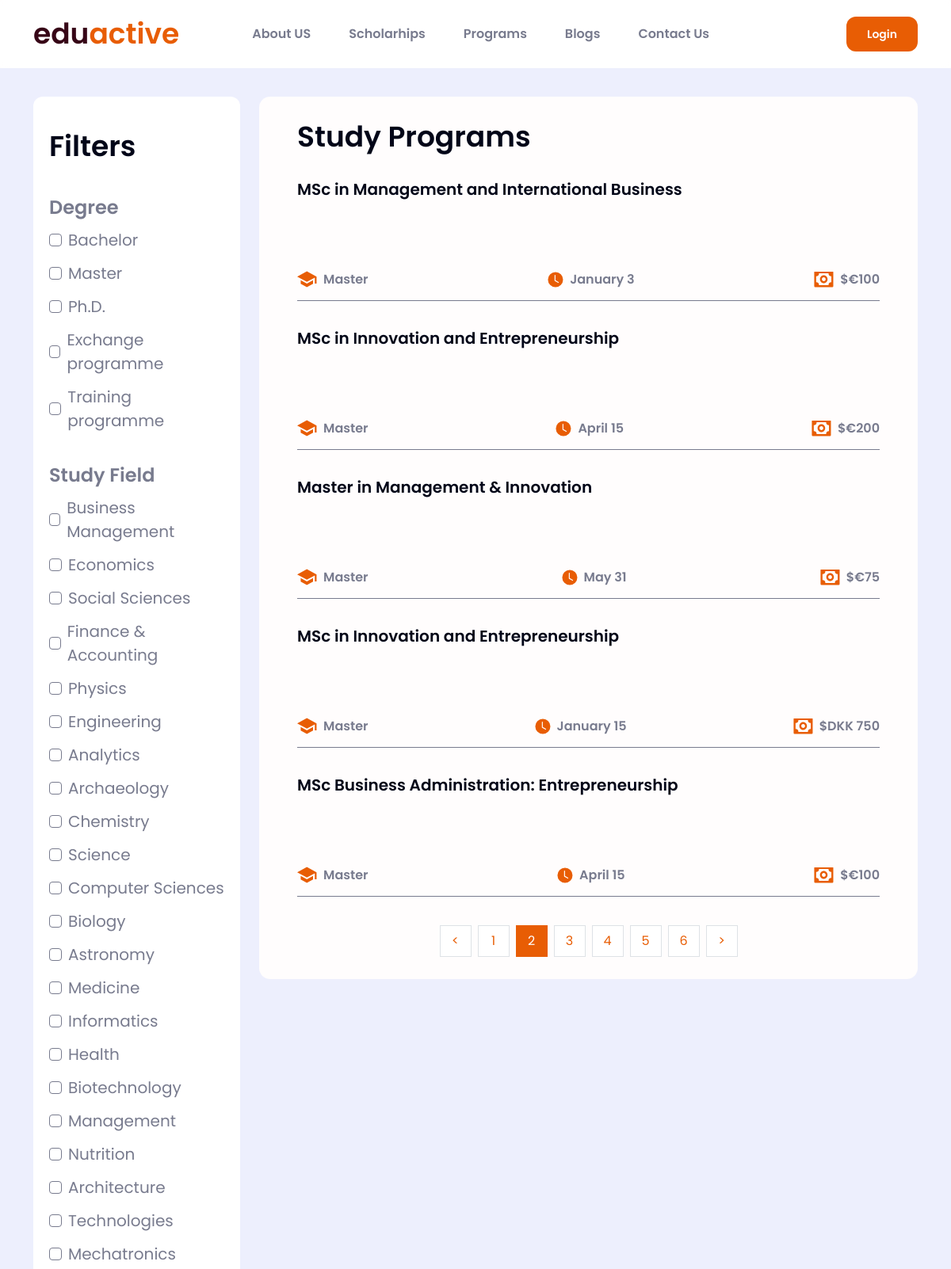
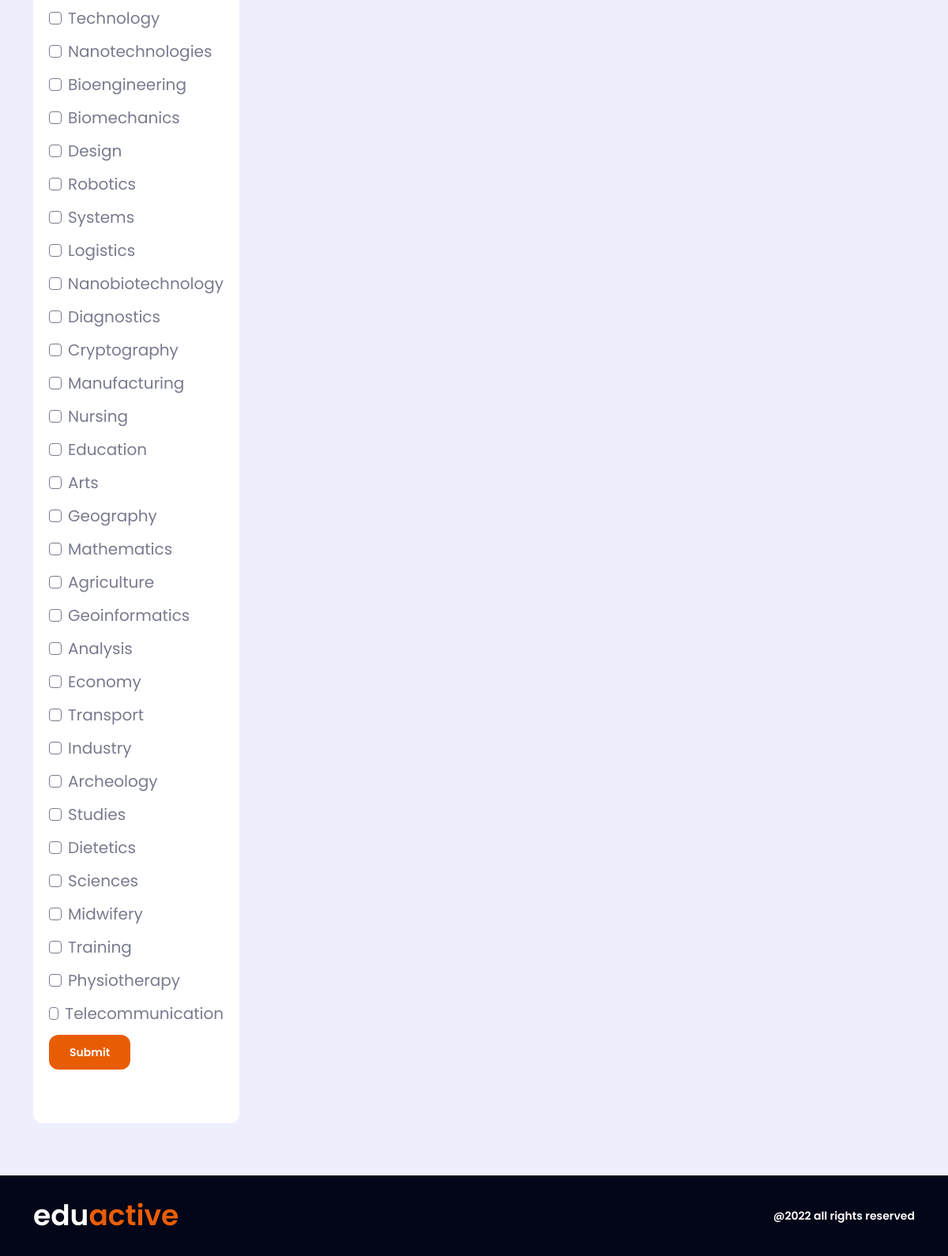
The app's page /pages/universities?page=2 with its own data (2 pictures, top to bottom).
### pages/models.py (models this page shows)
class University(models.Model):
    name = models.CharField(max_length=50, blank=True, null=True)
    qs_rank = models.CharField(max_length=50, blank=True, null=True)
    qs_id= models.CharField(max_length=50, blank=True, null=True)
    program = models.CharField(max_length=100, blank=True, null=True)
    study_field = models.CharField(max_length=100, blank=True, null=True,choices=FIELD_CHOICES)
    degree = models.CharField(max_length=100, blank=True, null=True,choices=DEGREE_CHOICES)
    study_duration = models.CharField(max_length=100, blank=True, null=True)
    email = models.EmailField(max_length=254, blank=True, null=True)
    gre = models.CharField(max_length=100, blank=True, null=True)
    gpa = models.CharField(max_length=100, blank=True, null=True)
    ielts = models.CharField(max_length=100, blank=True, null=True)
    toefl = models.CharField(max_length=100, blank=True, null=True)
    gmat = models.CharField(max_length=100, blank=True, null=True)
    fee = models.CharField(max_length=100, blank=True, null=True)
    tution_fee = models.CharField(max_length=100, blank=True, null=True)
    deadline = models.CharField(max_length=500, blank=True, null=True)
    country = models.CharField(max_length=100, blank=True, null=True,choices=REGION_CHOICES)
    state_city = models.CharField(max_length=100, blank=True, null=True)
    city_living_cost = models.CharField(max_length=100, blank=True, null=True)
    bio = models.CharField(max_length=3000, blank=True, null=True)

### pages/views.py (the view)
# urls.py: path('universities', universities, name='universities'),
def universities(request):
    universities = University.objects.all()
    filter_university = ListingFiLtersUniversity(request.GET, queryset=universities)
    universities_1, custom_range= Paginations(request,filter_university.qs)
    if request.method == 'GET':
        filter_degree=request.GET.get('degree')
        filter_region=request.GET.get('region')
        filter_fee_waiver=request.GET.get('fee_waiver')
        filter_study_field=request.GET.get('study_field')
    context  = {
        'universities':universities,
        'filter_university':filter_university,
        'universities_1':universities_1,
        'custom_range':custom_range,
        'filter_degree':filter_degree,
        'filter_region':filter_region,
        'filter_fee_waiver':filter_fee_waiver,
        'filter_study_field':filter_study_field,
    }
    return render(request,'universities.html',context)

### pages/utils.py (called while the page is built)
def Paginations(request, posts):
    page = request.GET.get("page")
    results = 5
    paginator = Paginator(posts, results)
    try:
        posts = paginator.page(page)
    except PageNotAnInteger:
        page = 1
        posts = paginator.page(page)
    except EmptyPage:
        page = paginator.num_pages
        posts = paginator.page(page)
    leftIndex = (int(page)-4)
    if leftIndex < 1:
        leftIndex = 1
    rightIndex = (int(page)+5)
    if rightIndex > paginator.num_pages:
        rightIndex = paginator.num_pages+1
    custom_range = range(leftIndex, rightIndex)
    return posts, custom_range

### templates/universities.html (shortened to what this page needs)
{% extends 'base.html' %}
{% load static %}
{% block main %}
    <div class="dummy-height"></div>
<main class="sections">
  <section class="scholarship">
    <div class="container">
      <div class="scholarship-wrapper">
        <div class="row">
          <div class="col-12 col-lg-4 col-xl-3">
            <div class="scholarship-filter">
              <div class="filter-heading">Filters</div>
              <div class="all-filters">
                <div class="degree-filter filterization">
                  <form method='GET'>
                    <span class="filter-title">Degree</span>
                    {% for degree in filter_university.form.degree %}
                    <div class="form-check d-flex align-items-center">
                        {{degree.tag}}
                        <label class="form-check-label" for="{{degree.id_for_label}}">{{degree.choice_label}}
                        </label>
                    </div>
                    {% endfor %}<br>
                    <span class="filter-title">Study Field</span>
                    {% for  study_field in filter_university.form.study_field  %}
                    <div class="form-check d-flex align-items-center">
                      {{study_field.tag}}
                      <label class="form-check-label" for="{{study_field.id_for_label}}">{{study_field.choice_label}}
                      </label>
                    </div>
                    {% endfor %}
                    <button class="cs-btn login-link" type='submit'>Submit</button>
                  </form>
                </div>
              </div>
            </div>
          </div>
          <div class="col-12 col-lg-8 col-xl-9">
            <div class="study-program-wrapper overflow-hidden position-relative">
              <div class="study-programs">
                    <div class="study-programs-heading">
                      Study Programs
                    </div>
                    <div class="study-programs-list">
                      {% for university in universities_1 %}
                      <a class="text-decoration-none" href="{%url 'detail' university.id%}">
                        <div class="study-program-list-item">
                          <h4 class="program-title">
                            {{university.program}}
                          </h4>
                          <p class="program-desc">
                          </p>
                          <div
                            class="program-details d-flex align-items-center justify-content-between flex-wrap"
                          >
                            <div class="program-degree d-flex align-items-center">
                              <img
                                src="{% static 'assets/css/icons/others/degree.svg' %}"
                                alt="Program Degree"
                              />
                              <span>{{university.degree}}</span>
                            </div>
                            <div class="program-time d-flex align-items-center">
                              <img
                                src="{% static 'assets/css/icons/others/time.svg' %}"
                                alt="Program Degree"
                              />
                              <span>{{university.deadline}}</span>
                            </div>
                            <div class="program-money d-flex align-items-center">
                              <img
                                src="{% static 'assets/css/icons/others/money.svg' %}"
                                alt="Program Degree"
                              />
                              <span>${{university.fee}}</span>
                            </div>
                          </div>
                        </div>
                      {% endfor %}
                    </div>
                    {% include "partials/__pagination.html" with post=universities_1 %}
              </div>
            </div>
          </div>
        </div>
      </div>
    </div>
  </section>
</main>
{% endblock main %}

### static/assets/css/styles.css (style rules this page uses)
:root { --eduactive-color-1: #370617; --eduactive-color-2: #e85d04; --black: #020618; --gray-soft: #edeffd; --gray: #787b8e; --gray-2: #424349; --gray-3: #3c373a; --gray-4: #292a2f; --white: #fffdfd; --white-2: #fbfbfd; --system-right: #138610; --system-wrong: #e01515; --system-wrong-2: #d00000; --system-issue: #ffba08; --transition: all 300ms ease-out; }
body { background: var(--white); }
.cs-btn { border: 2px solid transparent; border-radius: 12px; padding: 8px 24px; font: 14px Poppins-SemiBold; line-height: 24px; text-align: center; background-color: var(--eduactive-color-2); color: var(--white); transition: var(--transition); cursor: pointer; text-decoration: none; }
.dummy-height { height: 86px; }
.scholarship { padding: 36px 0 50px 0; background-color: var(--gray-soft); min-height: 90vh; }
.scholarship-filter { background: #ffffff; border-radius: 12px; padding: 36px 20px; margin-bottom: 16px; }
.filter-heading { font: 36px Poppins-SemiBold; line-height: 54px; color: var(--black); margin-bottom: 32px; }
.filter-title { font: 24px Poppins-SemiBold; line-height: 36px; color: var(--gray); display: inline-block; margin-bottom: 8px; }
.all-filters .filterization { margin-bottom: 32px; }
.all-filters .form-check { margin-bottom: 12px; }
.all-filters .form-check-input { margin-top: 0; cursor: pointer; border: 1px solid #787b8e; border-radius: 4px; transition: var(--transition); }
.all-filters .form-check-label { cursor: pointer; padding-left: 8px; font: 20px Poppins-Regular; line-height: 30px; color: var(--gray); transition: var(--transition); }
.study-programs { background: #fffdfd; border-radius: 14px; padding: 24px 48px; overflow: hidden; }
.study-programs-heading { font: 36px Poppins-SemiBold; line-height: 54px; color: var(--black); text-transform: capitalize; margin-bottom: 24px; }
.study-program-list-item { margin-bottom: 32px; border-bottom: 1px solid #787b8e; padding-bottom: 16px; }
.program-title { font: 20px Poppins-SemiBold; line-height: 30px; color: var(--black); padding: 0; margin-bottom: 16px; text-overflow: ellipsis; white-space: nowrap; overflow: hidden; }
.program-desc { font: 14px Poppins-Medium; line-height: 21px; color: var(--gray); margin: 0 0 32px 0; padding: 0; height: 40px; overflow: hidden; text-overflow: ellipsis; -webkit-line-clamp: 2; -webkit-box-orient: block-axis; display: webkit-box; }
.program-degree span { font: 16px Poppins-SemiBold; line-height: 20px; color: var(--gray); padding-left: 8px; }
.program-degree img { width: 25px; height: 21px; -o-object-fit: cover; object-fit: cover; }
.program-time span { font: 16px Poppins-SemiBold; line-height: 20px; color: var(--gray); padding-left: 8px; }
.program-time img { width: 20px; height: 20px; -o-object-fit: cover; object-fit: cover; }
.program-money span { font: 16px Poppins-SemiBold; line-height: 20px; color: var(--gray); padding-left: 8px; }
.program-money img { width: 25px; height: 20px; -o-object-fit: cover; object-fit: cover; }

### records on screen
University: program "MSc in Management and International Business", degree "Master", deadline "January 3", fee "€100"
University: program "MSc in Innovation and Entrepreneurship", degree "Master", deadline "April 15", fee "€200"
University: program "Master in Management & Innovation", degree "Master", deadline "May 31", fee "€75"
University: program "MSc in Innovation and Entrepreneurship", degree "Master", deadline "January 15", fee "DKK 750"
University: program "MSc Business Administration: Entrepreneurship", degree "Master", deadline "April 15", fee "€100"

### other values on screen
{{ degree.choice_label }} "Bachelor" "Master" "Ph.D." "Exchange programme" "Training programme"
{{ study_field.choice_label }} "Business Management" "Economics" "Social Sciences" "Finance & Accounting" "Physics" "Engineering" "Analytics" "Archaeology" "Chemistry" "Science" "Computer Sciences" "Biology" "Astronomy" "Medicine" "Informatics" "Health" "Biotechnology" "Management" "Nutrition" "Architecture" "Technologies" "Mechatronics" "Technology" "Nanotechnologies" "Bioengineering" "Biomechanics" "Design" "Robotics" "Systems" "Logistics" "Nanobiotechnology" "Diagnostics" "Cryptography" "Manufacturing" "Nursing" "Education" "Arts" "Geography" "Mathematics" "Agriculture" "Geoinformatics" "Analysis" "Economy" "Transport" "Industry" "Archeology" "Studies" "Dietetics" "Sciences" "Midwifery" "Training" "Physiotherapy" "Telecommunication"
{{ page }} "1" "3" "4" "5" "6"
{{ page }} "2"
